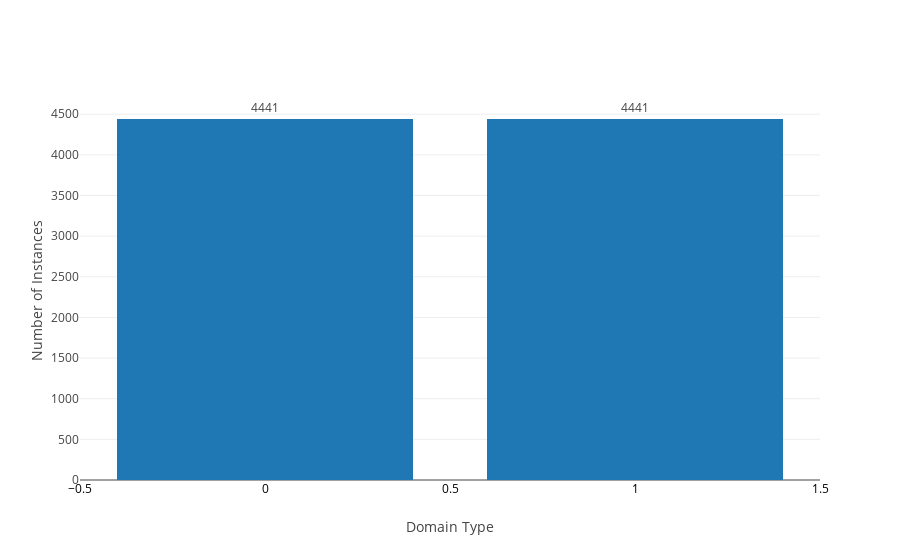

Notebook code cell kept with this figure:
### Code cell
class_bal(df_u)

### Figure 1 — Plotly figure (JSON) as saved in the notebook; plotly's stock layout.template omitted (floating-point values rounded to 4 significant figures)
{"data": [{"text": [4441, 4441], "textposition": "outside", "type": "bar", "uid": "df93d16a-20cb-4020-8adf-8a34110f6eb8", "x": [1, 0], "y": [4441, 4441]}], "layout": {"title": "", "xaxis": {"tickfont": {"color": "black", "size": 12}, "title": "Domain Type"}, "yaxis": {"title": "Number of Instances"}}}
